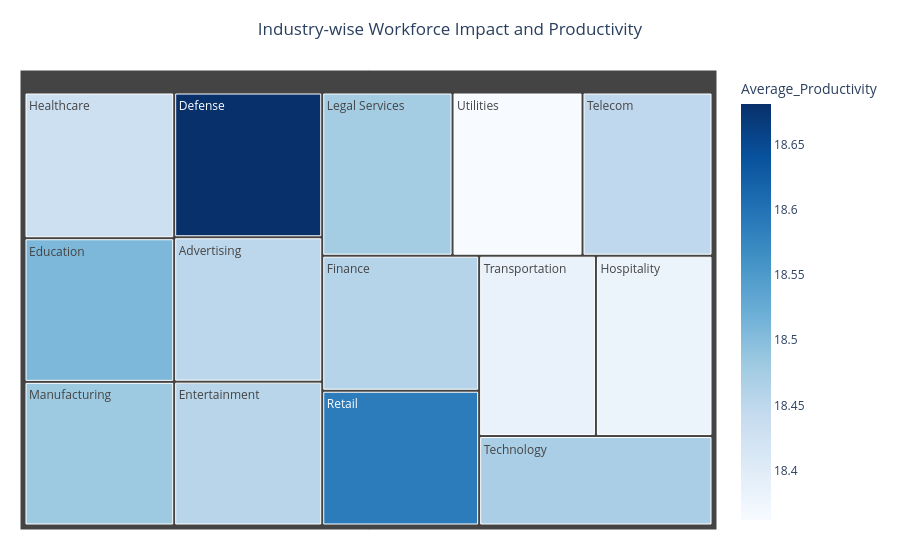

Source (notebook cell):
### Code cell
industry_productivity = (
    df.groupby("Industry", as_index=False)
    .agg(
        Average_Productivity=("Productivity Change (%)", "mean"),
        Total_Employees_Impacted=("Number of Employees Impacted", "sum")
    )
)

fig5 = px.treemap(
    industry_productivity,
    path=["Industry"],
    values="Total_Employees_Impacted",
    color="Average_Productivity",
    color_continuous_scale="Blues",
    hover_data={
        "Average_Productivity": ":.2f",
        "Total_Employees_Impacted": ":,.0f"
    },
    title="Industry-wise Workforce Impact and Productivity"
)

fig5.update_layout(
    template="plotly_white",
    title_x=0.5,
    height=550,
    margin=dict(t=70, l=20, r=20, b=20)
)

fig5.show()

### Figure 1 — Plotly figure (JSON) as saved in the notebook; plotly's stock layout.template omitted (floating-point values rounded to 4 significant figures)
{"data": [{"branchvalues": "total", "customdata": [[18.45, 72120000.0], [18.68, 72330000.0], [18.51, 72560000.0], [18.46, 71860000.0], [18.46, 71490000.0], [18.43, 73590000.0], [18.38, 70920000.0], [18.48, 71760000.0], [18.48, 72540000.0], [18.59, 71350000.0], [18.47, 70440000.0], [18.45, 71580000.0], [18.38, 71070000.0], [18.36, 71580000.0]], "domain": {"x": [0, 1], "y": [0, 1]}, "hovertemplate": "labels=%{label}<br>Total_Employees_Impacted=%{customdata[1]:,.0f}<br>parent=%{parent}<br>id=%{id}<br>Average_Productivity=%{color:.2f}<extra></extra>", "ids": ["Advertising", "Defense", "Education", "Entertainment", "Finance", "Healthcare", "Hospitality", "Legal Services", "Manufacturing", "Retail", "Technology", "Telecom", "Transportation", "Utilities"], "labels": ["Advertising", "Defense", "Education", "Entertainment", "Finance", "Healthcare", "Hospitality", "Legal Services", "Manufacturing", "Retail", "Technology", "Telecom", "Transportation", "Utilities"], "marker": {"coloraxis": "coloraxis", "colors": [18.45, 18.68, 18.51, 18.46, 18.46, 18.43, 18.38, 18.48, 18.48, 18.59, 18.47, 18.45, 18.38, 18.36]}, "name": "", "parents": ["", "", "", "", "", "", "", "", "", "", "", "", "", ""], "type": "treemap", "values": [72120000.0, 72330000.0, 72560000.0, 71860000.0, 71490000.0, 73590000.0, 70920000.0, 71760000.0, 72540000.0, 71350000.0, 70440000.0, 71580000.0, 71070000.0, 71580000.0]}], "layout": {"coloraxis": {"colorbar": {"title": {"text": "Average_Productivity"}}, "colorscale": [[0, "rgb(247,251,255)"], [0.125, "rgb(222,235,247)"], [0.25, "rgb(198,219,239)"], [0.375, "rgb(158,202,225)"], [0.5, "rgb(107,174,214)"], [0.625, "rgb(66,146,198)"], [0.75, "rgb(33,113,181)"], [0.875, "rgb(8,81,156)"], [1, "rgb(8,48,107)"]]}, "height": 550, "legend": {"tracegroupgap": 0}, "margin": {"b": 20, "l": 20, "r": 20, "t": 70}, "title": {"text": "Industry-wise Workforce Impact and Productivity", "x": 0.5}}}
